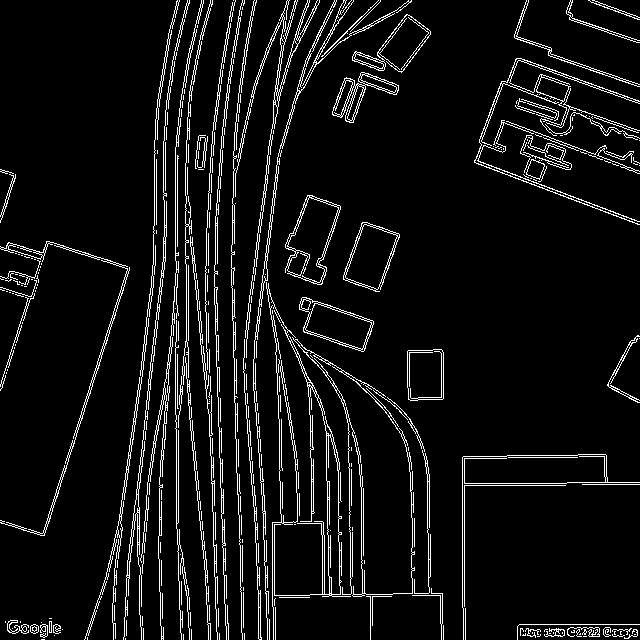
#> input picture images/canny/clean/1.jpg, 640 x 640 px, given in place of neu.png, which was not available
$ python testCanny.py
#> lines starting #> are read from the running program, lines starting #| are printed output that depends on the picture; after the words box and inside, x2 and y2 are one past the last pixel; in counts of white or black regions, pixels touching at a corner belong together; pictures that were not available may be replaced by others from this repository, and a replacement may not be noted
#delete later

import cv2 as cv
from matplotlib import pyplot as plt
import numpy as np

def apply_canny(img, type, id, display=True):
    """Applies canny filter to image"""
#> called with img = './images/neu.png', type = 'dirty', id = 2, display = True
    img = cv.imread('./images/neu.png',0)
#> img is the input picture: shape (640, 640); min 0, max 255, mean 17.9
    img = cv.medianBlur(img,5)
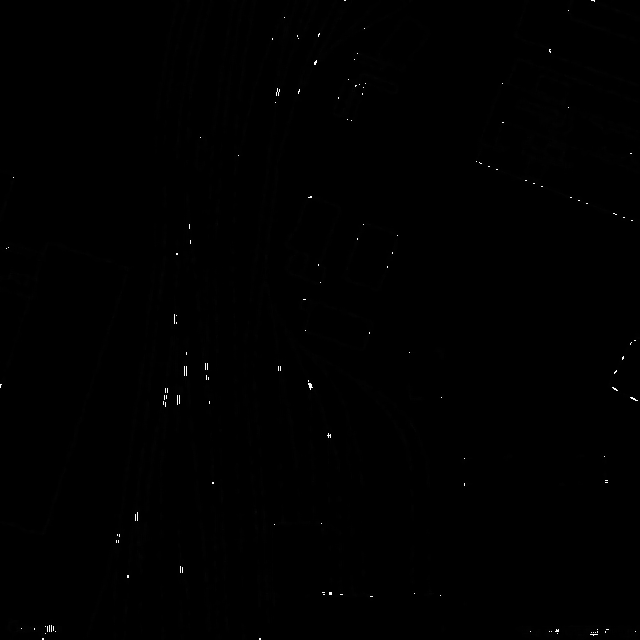
#> img: shape (640, 640); min 0, max 255, mean 0.5
    if type == 'dirty':
        # ret,th1 = cv.threshold(img,127,255,cv.THRESH_BINARY)
        # th2 = cv.adaptiveThreshold(img,255,cv.ADAPTIVE_THRESH_MEAN_C,\
        #     cv.THRESH_BINARY,11,2)
        # th3 = cv.adaptiveThreshold(img,255,cv.ADAPTIVE_THRESH_GAUSSIAN_C,\
        #     cv.THRESH_BINARY,11,2)
        # edges = cv.Canny(th1, 200, 400)
        # attempt 2

        ret2,th2 = cv.threshold(img,0,255,cv.THRESH_BINARY+cv.THRESH_OTSU)
#> th2: shape (640, 640); 0.12% white in thin lines or dots
#> ret2 = 8
        # Otsu's thresholding after Gaussian filtering
        blur = cv.GaussianBlur(img,(5,5),0)
        ret3,th3 = cv.threshold(blur,0,255,cv.THRESH_BINARY+cv.THRESH_OTSU)
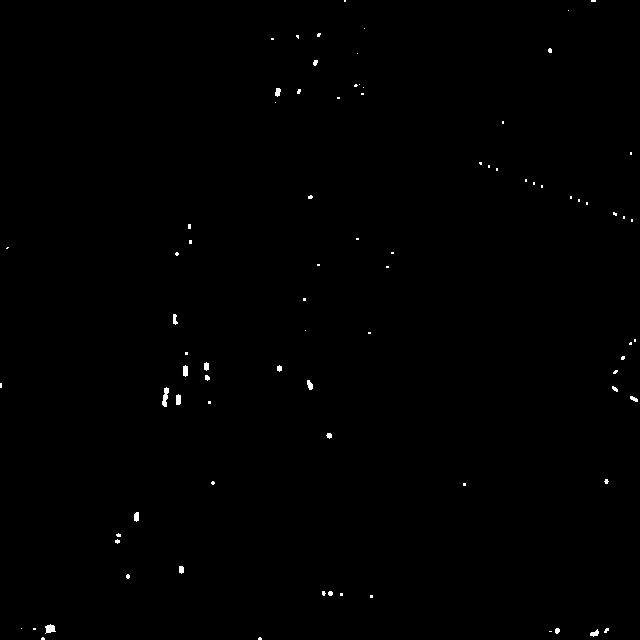
#> th3: shape (640, 640); 0.31% white; 83 white regions (64 under 20 px), largest, box (x1, y1, x2, y2) and area: (162, 387, 169, 407) 85, (45, 624, 56, 634) 71, (183, 365, 188, 377) 52
#> ret3 = 37
        # [6 lines of commented-out code are left out]

        kernel = np.ones((5,5),np.float32)/25
        dst = cv.filter2D(img,-1,kernel)
        edges = cv.Canny(th3, 50, 250)
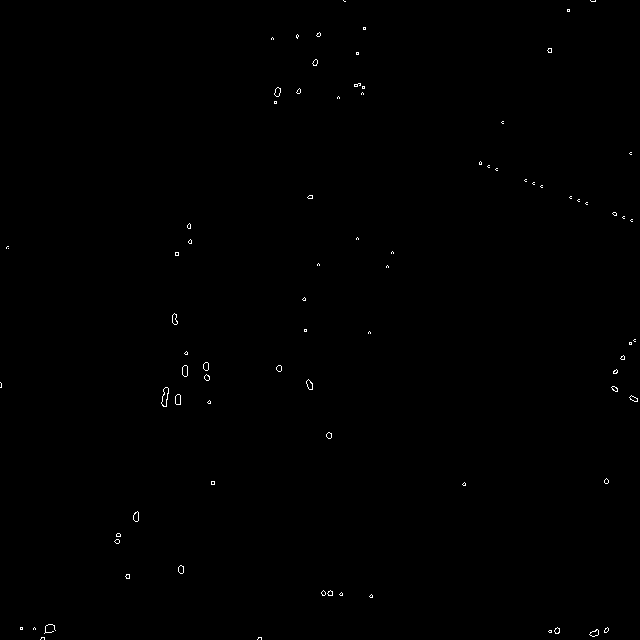
#> edges: shape (640, 640); 0.23% white in thin lines or dots
        edgesOriginal = cv.Canny(img, 150, 300)
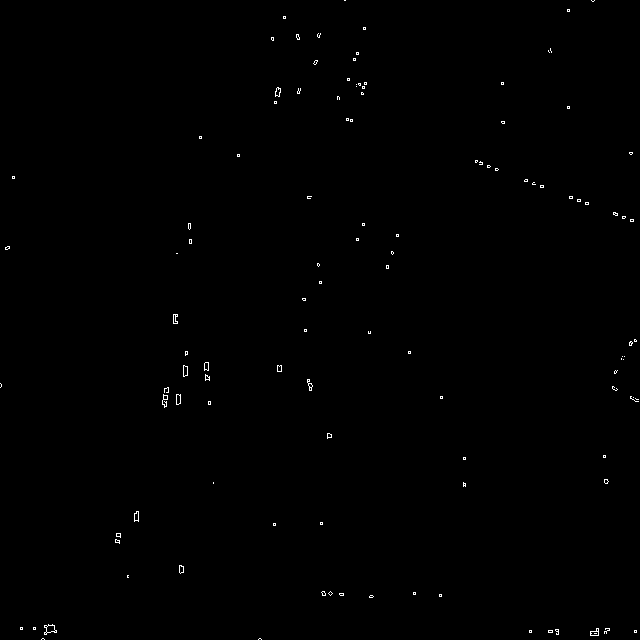
#> edgesOriginal: shape (640, 640); 0.3% white in thin lines or dots
    elif type == 'clean':
        edges = cv.Canny(img, 5, 10)
    else:
        raise Exception("type should be either 'clean' or 'dirty'")

    #bw, _ = cv.threshold(edges, 200, 255, cv.THRESH_BINARY)
    #bw = cv.cvtColor(edges, )
    if display:
        plt.imshow(th3)
        plt.show()

    file_name = f'images/canny/{type}/{id}.jpg'
    cv.imwrite(file_name, edges)

    return file_name


if __name__ == "__main__":
    apply_canny('./images/neu.png', 'dirty', 2)
